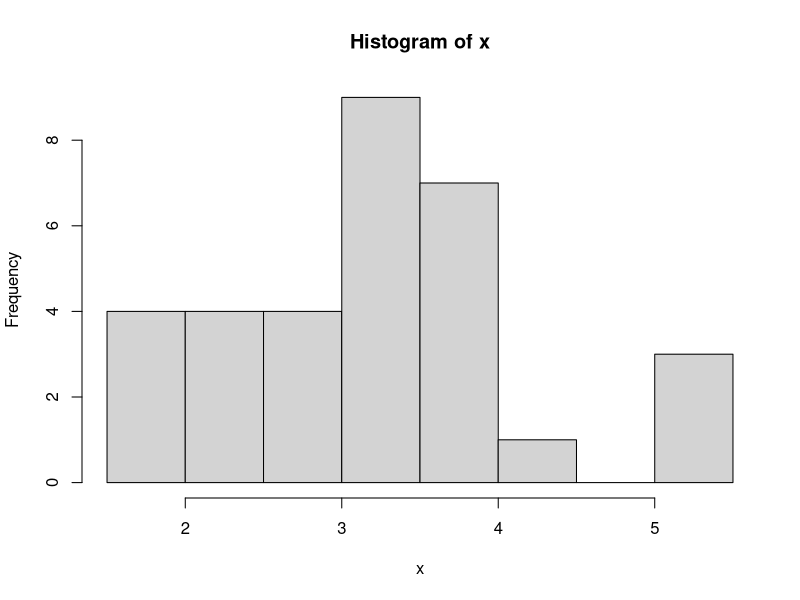
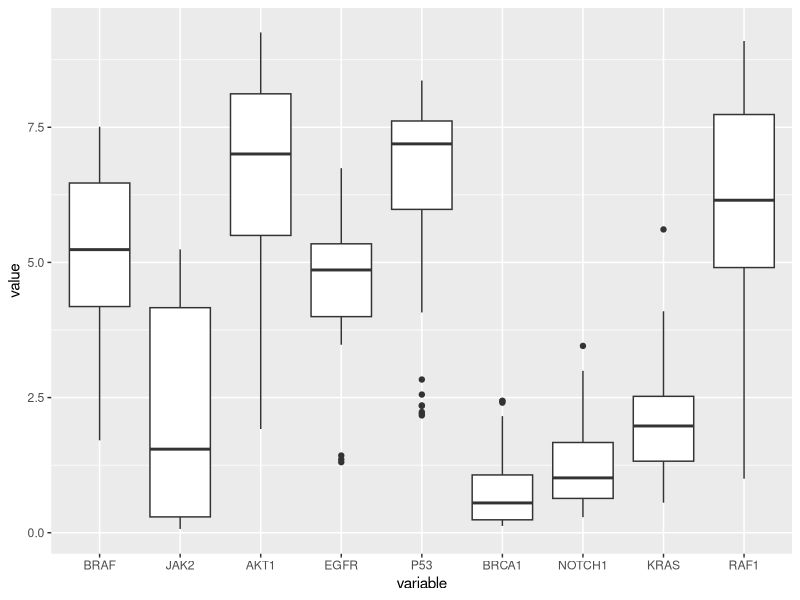
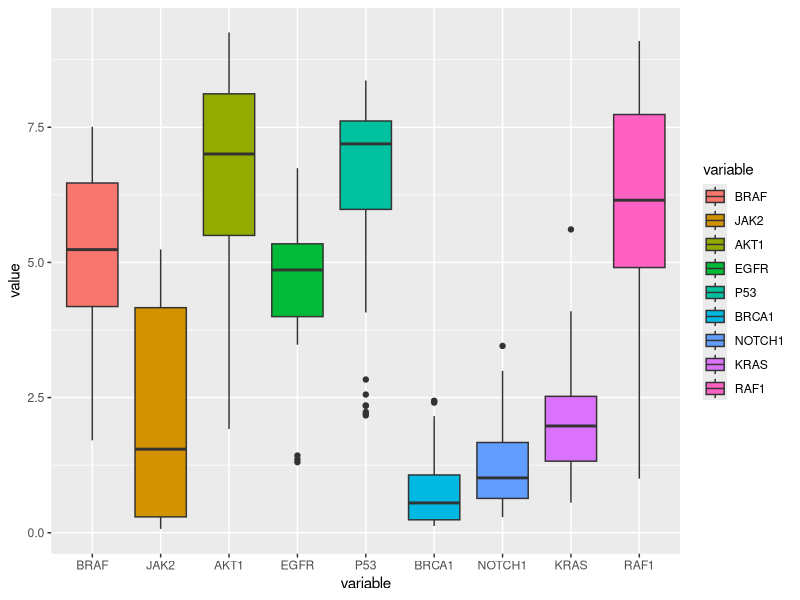
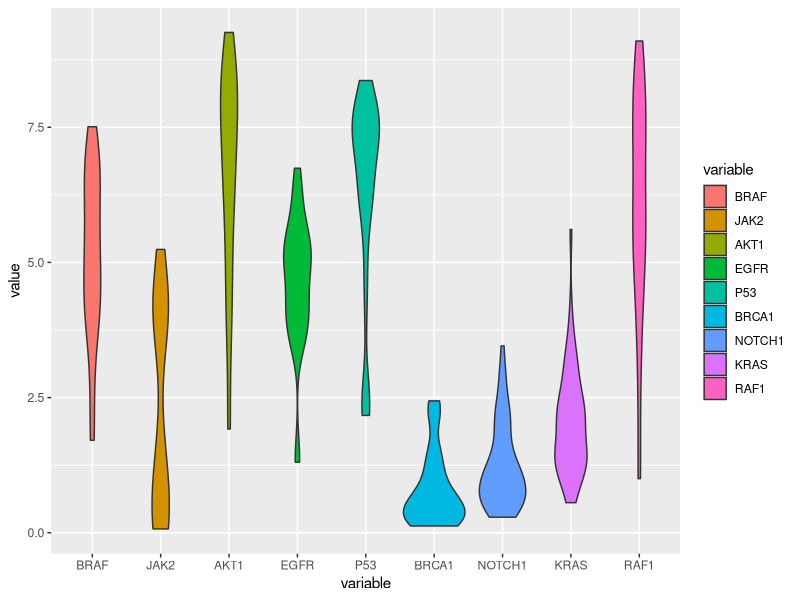
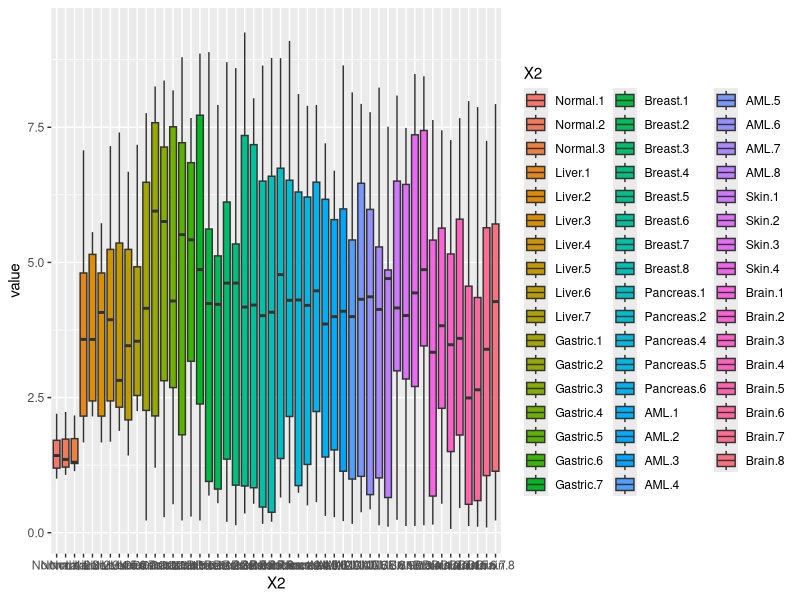
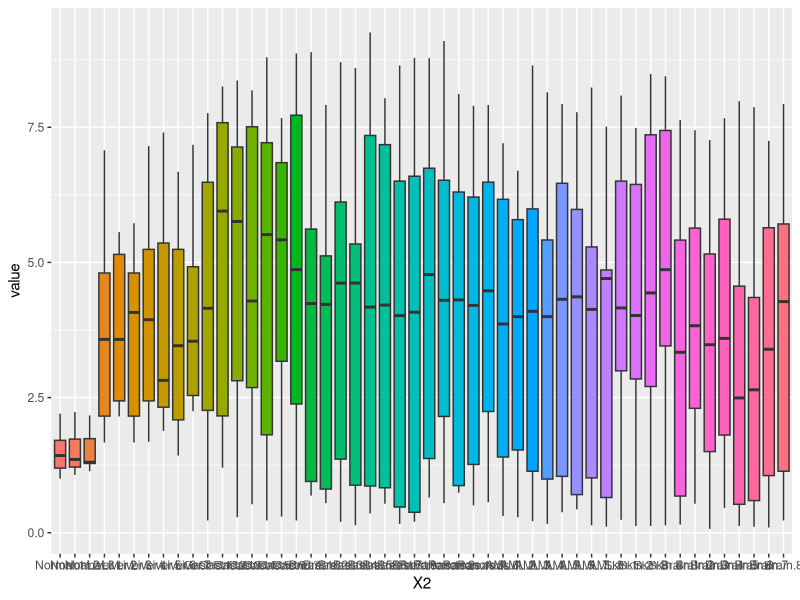

Here is the R script that generated these plots, in order:

mtcars
x <- mtcars[,"wt"]
hist(x)

summary(mtcars["wt"])

setwd("C:/Users/bioinf0/Desktop/work/Applied Statistics/Practical")
x = read.delim("cancer_stages.txt")
head(x)
rownames(x) = x[,1]
x = x[,-1]
x = log2(x+1)
x <- na.omit(x)
summary(x[,1])
summary(x)


install.packages("ggplot2")
install.packages("reshape")
library(ggplot2)
library(reshape)
x = read.delim("cancer_stages.txt")
rownames(x) = x[,1]
x = x[,-1]
x = log2(x+1)
x <- na.omit(x)
x.m <- melt(x)
head(x.m)
ggplot(x.m,aes(x=variable,y=value))+geom_boxplot()
ggplot(x.m,aes(x=variable,y=value,fill=variable))+geom_boxplot()
ggplot(x.m,aes(x=variable,y=value,fill=variable))+geom_violin()

x = read.delim("cancer_stages.txt")
head(x)
rownames(x) = x[,1]
x = x[,-1]
x = log2(x+1)
x <- na.omit(x)
y <- t(x)
y.m <- melt(y)
head(y.m)
ggplot(y.m,aes(x=X2,y=value,fill=X2))+geom_boxplot()
ggplot(y.m,aes(x=X2,y=value,fill=X2))+geom_boxplot()+guides(fill=FALSE)
